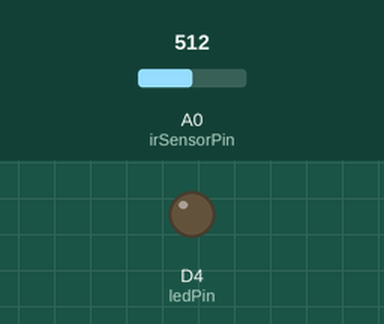
Bench run of a sketch on a simulated ESP8266 (NodeMCU). On the bench: output pins drawn as LEDs (lit = HIGH). Inputs (shaded band) come from the test bench; at power-on: A0 (irSensorPin) = 512. WiFi joins after 1.5 s; servers stay silent unless stated; no MQTT or app messages arrive unless stated; what the sketch prints to the serial monitor is not drawn.

Above: at 1.62 s.
At 3.2 s:
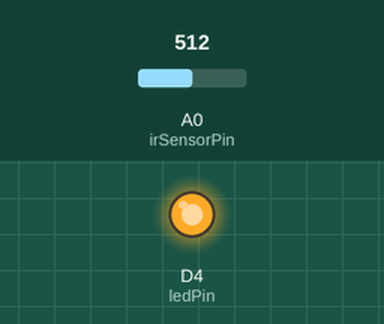
Timing chart, 0 to 8.9 s (numbered marks = the images above):
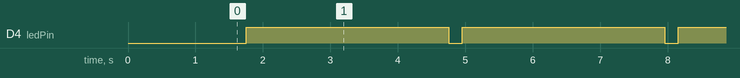

The sketch:

senseNpublish.ino
```cpp
#include <ESP8266WiFi.h>
#include <PubSubClient.h>

extern "C" {
  #include "user_interface.h"
}

const char* ssid = "TPADB PRGAV4202N";
const char* password = "321mLOOu0QdUYDwt";
const char* mqtt_server = "192.168.188.62";

const int ledPin = D4;
const int irSensorPin = A0;

const float threshold = 2; // in Volts

float sensorValue = 0;

WiFiClient espClient;
PubSubClient client(espClient);

unsigned long lastReadTime = 0;
const unsigned long interval = 3000; // 1s

void reconnect() {
  while (!client.connected()) {
    Serial.print("Attempting MQTT connection...");
    if (client.connect("ESP8266-IR")) {
      Serial.println("connected");
    } else {
      Serial.print("failed, rc=");
      Serial.println(client.state());
      delay(3000);
    }
  }
}

void setup() {
  Serial.begin(115200);
  pinMode(ledPin, OUTPUT);
  digitalWrite(ledPin, LOW);

  WiFi.begin(ssid, password);
  while (WiFi.status() != WL_CONNECTED) {
    delay(500);
    Serial.print(".");
  }
  Serial.println("\nWiFi connected");

  client.setServer(mqtt_server, 1883);

  wifi_set_sleep_type(LIGHT_SLEEP_T); // SDK-level call
}

void loop() {
  if (!client.connected()) {
    reconnect();
  }
  client.loop();

  digitalWrite(ledPin, LOW);
  delay(100);
  sensorValue = analogRead(irSensorPin) * 0.0051;
  digitalWrite(ledPin, HIGH);

  Serial.print("Motor Volts: ");
  Serial.println(sensorValue);

  if (sensorValue > threshold) {
    Serial.println("⚠ Motor active! Sending MQTT alert.");
    client.publish("home/pferdalert/trigger", "PFERDALERT");
    digitalWrite(ledPin, LOW);
    delay(100);
    digitalWrite(ledPin, HIGH);
  }

  delay(interval);
}
```

Measured:
- by itself, D4 (ledPin): alternates HIGH for 3.0 s and LOW for 0.20 s
